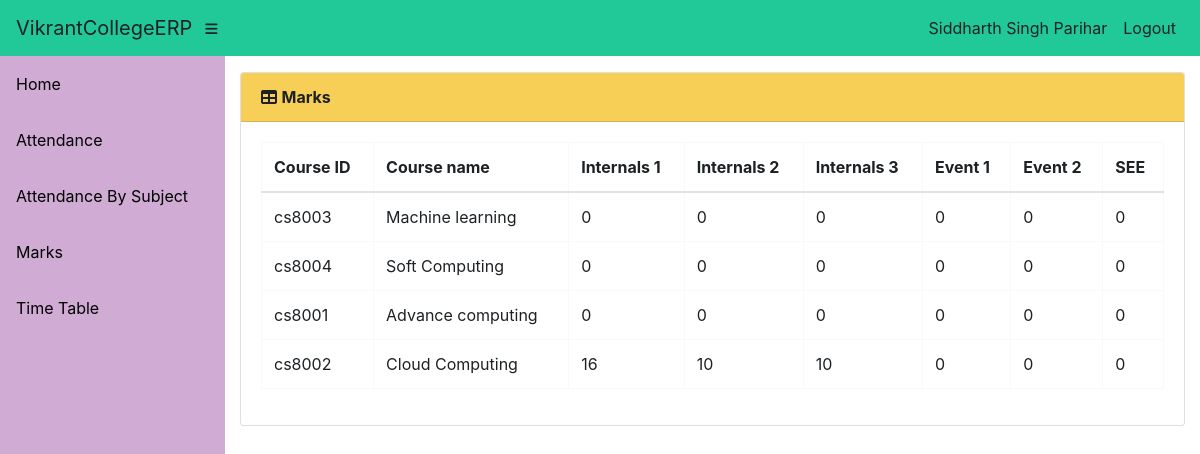
The page /info/student/0936cs161020/marks_list/ (signed in) on the database its author committed.
### info/models.py (models this page shows, shortened)
class User(AbstractUser):
    @property
    def is_student(self):
        if hasattr(self, 'student'):
            return True
        return False

class Student(models.Model):
    user = models.OneToOneField(User, on_delete=models.CASCADE, null=True)
    class_id = models.ForeignKey(Class, on_delete=models.CASCADE, default=1)
    USN = models.CharField(primary_key='True', max_length=100)
    name = models.CharField(max_length=200)
    sex = models.CharField(max_length=50, choices=sex_choice, default='Male')
    DOB = models.DateField(default='1998-01-01')

class StudentCourse(models.Model):
    student = models.ForeignKey(Student, on_delete=models.CASCADE)
    course = models.ForeignKey(Course, on_delete=models.CASCADE)
    class Meta:
        unique_together = (('student', 'course'),)
        verbose_name_plural = 'Marks'

class Course(models.Model):
    dept = models.ForeignKey(Dept, on_delete=models.CASCADE)
    id = models.CharField(primary_key='True', max_length=50)
    name = models.CharField(max_length=50)
    shortname = models.CharField(max_length=50, default='X')

class Marks(models.Model):
    studentcourse = models.ForeignKey(StudentCourse, on_delete=models.CASCADE)
    name = models.CharField(max_length=50, choices=test_name, default='Internal test 1')
    marks1 = models.IntegerField(default=0, validators=[MinValueValidator(0), MaxValueValidator(100)])
    class Meta:
        unique_together = (('studentcourse', 'name'),)

### info/views.py (the view)
# urls.py: path('student/<slug:stud_id>/marks_list/', views.marks_list, name='marks_list'),
@login_required()
def marks_list(request, stud_id):
    stud = Student.objects.get(USN=stud_id,)
    ass_list = Assign.objects.filter(class_id_id=stud.class_id)
    sc_list = []
    for ass in ass_list:
        try:
            sc = StudentCourse.objects.get(student=stud, course=ass.course)
        except StudentCourse.DoesNotExist:
            sc = StudentCourse(student=stud, course=ass.course)
            sc.save()
            sc.marks_set.create(type='I', name='Internal test 1')
            sc.marks_set.create(type='I', name='Internal test 2')
            sc.marks_set.create(type='I', name='Internal test 3')
            sc.marks_set.create(type='E', name='Event 1')
            sc.marks_set.create(type='E', name='Event 2')
            sc.marks_set.create(type='S', name='Semester End Exam')
        sc_list.append(sc)
    return render(request, 'info/marks_list.html', {'sc_list': sc_list})

### info/templates/info/marks_list.html
{% extends 'info/base.html' %}
    {% load static %}
    {% block content %}
                  <div class="card mb-3">
            <div class="card-header">
              <i class="fas fa-table"></i>
            <b>Marks</b></div>
            <div class="card-body">
              <div class="table-responsive">
                <table class="table table-bordered" id="dataTable" width="100%" cellspacing="0">
                  <thead>
                    <tr>
                        <th>Course ID</th>
                        <th>Course name</th>
                        <th>Internals 1</th>
                        <th>Internals 2</th>
                        <th>Internals 3</th>
                        <th>Event 1</th>
                        <th>Event 2</th>
                        <th>SEE</th>
                    </tr>
                  </thead>
                  <tbody>
                    {% for sc in sc_list %}
                    <tr>
                        <td>{{ sc.course_id }}</td>
                        <td>{{sc.course.name}}</td>
                        {% for m in sc.marks_set.all %}
                            <td>{{ m.marks1 }}</td>
                        {% endfor %}
                    </tr>
                    {% empty %}
                            <p>student has no courses</p>
                    {% endfor %}
                  </tbody>
                </table>
              </div>
            </div>
          </div>
    {% endblock %}

### info/templates/info/base.html (shortened to what this page needs)
<!DOCTYPE html>
<html lang="en">
  <head>
      {% load static %}
    <link href="{% static '/info/bootstrap/vendor/bootstrap/css/bootstrap.min.css' %}" rel="stylesheet">
    <link href="{% static '/info/bootstrap/vendor/fontawesome-free/css/all.min.css' %}" rel="stylesheet" type="text/css">
    <link href="{% static '/info/bootstrap/vendor/datatables/dataTables.bootstrap4.css' %}" rel="stylesheet">
    <link href="{% static '/info/bootstrap/css/sb-admin.css' %}" rel="stylesheet">
  </head>
  <body id="page-top">
    <nav class="navbar navbar-expand navbar-dark bg-dark static-top">
      <a class="navbar-brand mr-1" href="{% url 'index' %}">VikrantCollegeERP</a>
      <button class="btn btn-link btn-sm text-white order-1 order-sm-0" id="sidebarToggle" href="#">
        <i class="fas fa-bars"></i>
      </button>
        <div class="collapse navbar-collapse" id="navbarResponsive">
          <ul class="navbar-nav ml-auto">
            <li class="nav-item">
                {% if request.user.is_student %}
                    <a class="nav-link text-capitalize">{{ request.user.student.name }}</a>
                {% elif request.user.is_teacher %}
                    <a class="nav-link text-capitalize">{{ request.user.teacher.name }}</a>
                {% endif %}
            </li>
            <li class="nav-item">
                <a class="nav-link" href="#" data-toggle="modal" data-target="#logoutModal">Logout</a>
            </li>
          </ul>
        </div>
    </nav>
    <div id="wrapper">
      <ul class="sidebar navbar-nav">
            <li class="nav-item">
              <a class="nav-link" href="{% url 'index' %}">
                <span>Home</span>
              </a>
            </li>
        {% if request.user.is_student %}
            <li class="nav-item">
              <a class="nav-link" href="{% url 'attendance' request.user.student.USN %}">
                <span>Attendance</span>
              </a>
            </li>
            <li class="nav-item">
              <a class="nav-link" href="{% url 'attendance' request.user.student.USN %}">
                <span>Attendance By Subject</span>
              </a>
            </li>
            <li class="nav-item">
              <a class="nav-link" href="{% url 'marks_list' request.user.student.USN %}">
                <span>Marks</span>
              </a>
            </li>
              <li class="nav-item">
              <a class="nav-link" href="{% url 'timetable' request.user.student.class_id_id %}">
                <span>Time Table</span>
              </a>
            </li>
        {% endif %}
      </ul>
      <div id="content-wrapper">
        <div class="container-fluid">
            {% block content %}
            {% endblock %}
        </div>
      </div>
    </div>
  </body>
</html>

### rows shown on the page
User: user.student.name "Siddharth Singh Parihar"
StudentCourse: course_id "cs8003", course.name "Machine learning"
Marks: marks1 "0"
Marks: marks1 "0"
Marks: marks1 "0"
Marks: marks1 "0"
Marks: marks1 "0"
Marks: marks1 "0"
StudentCourse: course_id "cs8004", course.name "Soft Computing"
Marks: marks1 "0"
Marks: marks1 "0"
Marks: marks1 "0"
Marks: marks1 "0"
Marks: marks1 "0"
Marks: marks1 "0"
StudentCourse: course_id "cs8001", course.name "Advance computing"
Marks: marks1 "0"
Marks: marks1 "0"
Marks: marks1 "0"
Marks: marks1 "0"
Marks: marks1 "0"
Marks: marks1 "0"
StudentCourse: course_id "cs8002", course.name "Cloud Computing"
Marks: marks1 "16"
Marks: marks1 "10"
Marks: marks1 "10"
Marks: marks1 "0"
Marks: marks1 "0"
Marks: marks1 "0"
